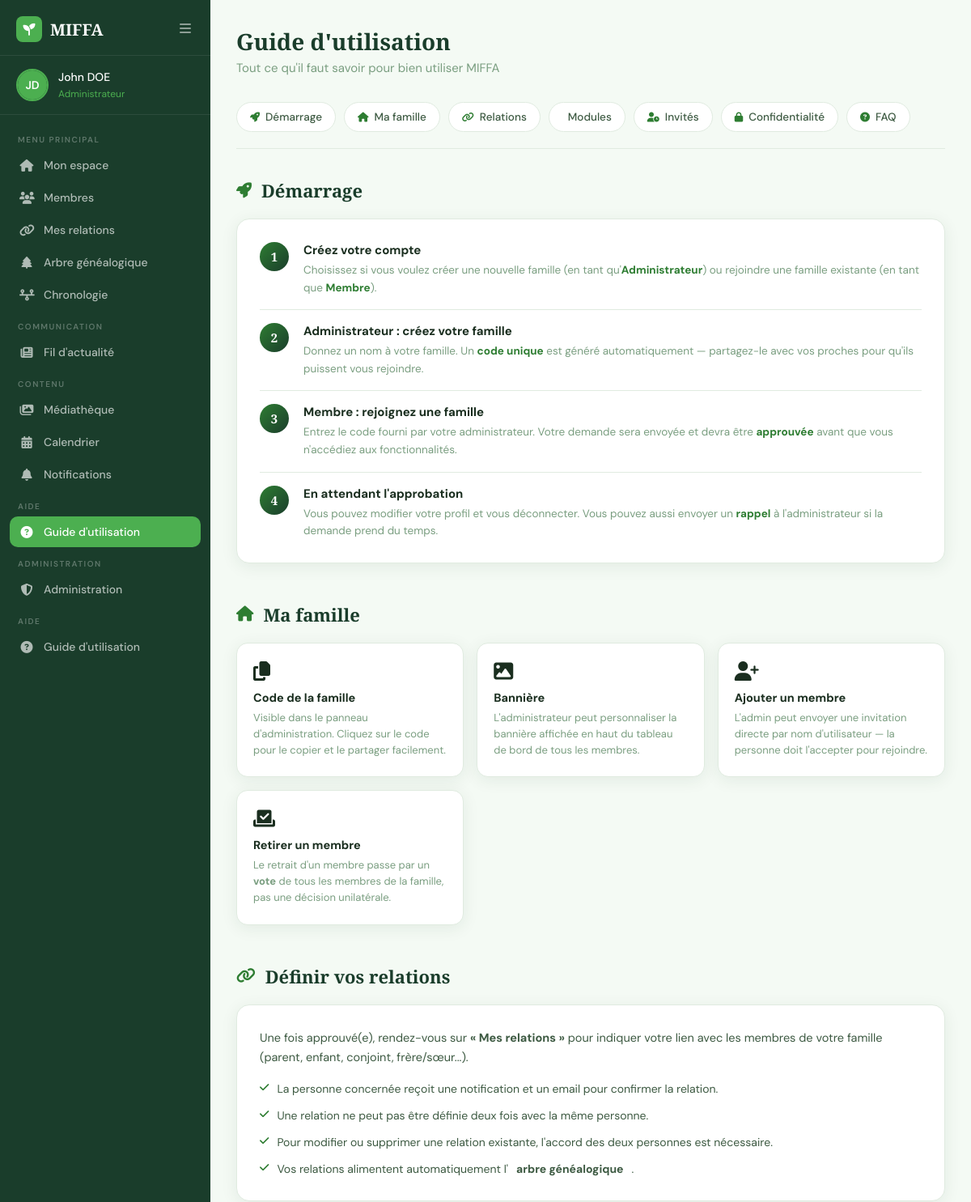
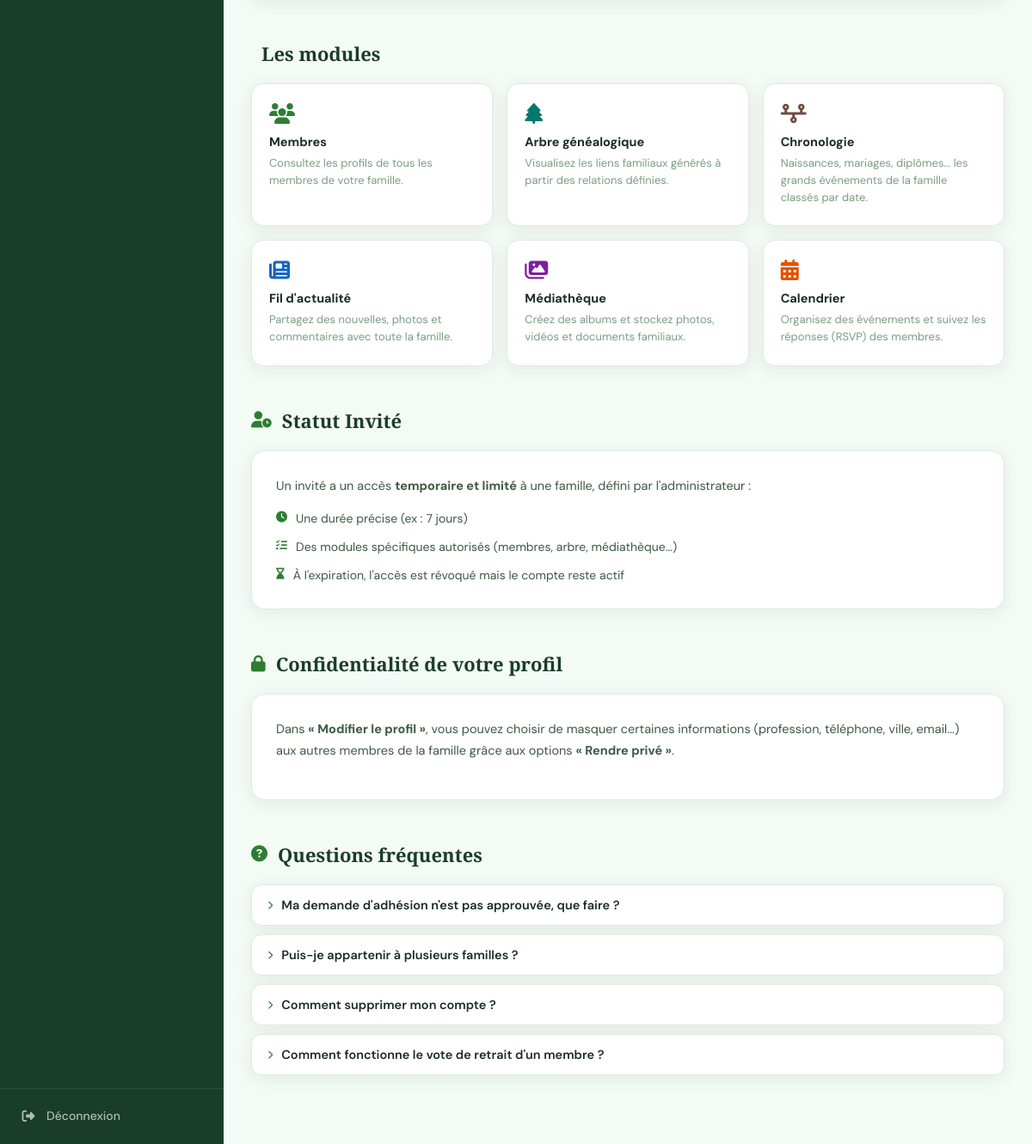
/accounts/guide/ (signed in), run on the app's committed database (2 pictures, top to bottom).
### accounts/models.py (models this page shows)
class User(AbstractUser):
    ROLE_CHOICES = (
        ('admin', 'Administrateur'),
        ('member', 'Membre'),
    )
    GENDER_CHOICES = (
        ('M', 'Homme'),
        ('F', 'Femme'),
    )
    email = models.EmailField(unique=True)
    first_name = models.CharField(max_length=150)
    last_name = models.CharField(max_length=150)
    role = models.CharField(max_length=20, choices=ROLE_CHOICES, default='member')
    photo = models.ImageField(upload_to='profiles/', null=True, blank=True)
    bio = models.TextField(blank=True)
    birth_date = models.DateField(default='2000-01-01')
    profession = models.CharField(max_length=150, blank=True)
    phone = models.CharField(max_length=20, blank=True)
    city = models.CharField(max_length=100, blank=True)
    gender = models.CharField(max_length=1, choices=GENDER_CHOICES)
    hide_email = models.BooleanField(default=False)
    hide_birth_date = models.BooleanField(default=False)
    hide_phone = models.BooleanField(default=False)
    hide_profession = models.BooleanField(default=False)
    hide_city = models.BooleanField(default=False)
    is_deceased = models.BooleanField(default=False)
    deceased_marked_by = models.ForeignKey(
        'self', on_delete=models.SET_NULL,
        null=True, blank=True,
        related_name='marked_deceased'
    )
    deceased_at = models.DateTimeField(null=True, blank=True)
    relation_to_family = models.CharField(max_length=100, blank=True, default='')
    family = models.ForeignKey(
        'Family',
        on_delete=models.SET_NULL,
        null=True, blank=True,
        related_name='members'
    )

### accounts/views.py (the view)
# urls.py: path('guide/', views.user_guide, name='user_guide'),
@login_required
def user_guide(request):
    return render(request, 'accounts/user_guide.html')

### accounts/templates/accounts/user_guide.html (shortened to what this page needs)
{% load static %}
<!DOCTYPE html>
<html lang="fr">
<head>
    <link rel="stylesheet" href="https://cdnjs.cloudflare.com/ajax/libs/font-awesome/6.5.0/css/all.min.css">
    <link rel="stylesheet" href="{% static 'global.css' %}">
    <link rel="stylesheet" href="{% static 'accounts/css/dashboard.css' %}">
    <link rel="stylesheet" href="{% static 'accounts/css/guide.css' %}">
</head>
<body>
<aside class="sidebar" id="sidebar">
    <div class="sidebar-header">
        <a href="{% url 'indexOfAccounts' %}" class="logo">
            <div class="logo-icon"><i class="fa-solid fa-seedling"></i></div>
            <span>MIFFA</span>
        </a>
        <button class="sidebar-toggle" onclick="toggleSidebar()">
            <i class="fa-solid fa-bars"></i>
        </button>
    </div>
    <div class="sidebar-user">
        <div class="user-avatar">
            {% if user.photo %}
            <img src="{{ user.photo.url }}" alt="{{ user.first_name }}">
            {% else %}
            <div class="avatar-placeholder">{{ user.first_name|first|upper }}{{ user.last_name|first|upper }}</div>
            {% endif %}
        </div>
        <div class="user-info">
            <span class="user-name">{{ user.first_name }} {{ user.last_name }}</span>
            <span class="user-role">{{ user.get_role_display }}</span>
        </div>
    </div>
    <nav class="sidebar-nav">
        <div class="nav-section-label">Menu principal</div>
        <a href="{% url 'dashboard' %}" class="nav-item">
            <i class="fa-solid fa-house"></i><span>Mon espace</span>
        </a>
        <a href="{% url 'members_list' %}" class="nav-item">
            <i class="fa-solid fa-users"></i><span>Membres</span>
        </a>
        <a href="{% url 'add_relation' %}" class="nav-item">
            <i class="fa-solid fa-link"></i><span>Mes relations</span>
        </a>
        <a href="{% url 'family_tree' %}" class="nav-item">
            <i class="fa-solid fa-tree"></i><span>Arbre généalogique</span>
        </a>
        <a href="{% url 'timeline_view' %}" class="nav-item">
            <i class="fa-solid fa-timeline"></i><span>Chronologie</span>
        </a>
        <div class="nav-section-label">Communication</div>
        <a href="{% url 'news_feed' %}" class="nav-item">
            <i class="fa-solid fa-newspaper"></i><span>Fil d'actualité</span>
        </a>
        <div class="nav-section-label">Contenu</div>
        <a href="{% url 'media_library' %}" class="nav-item">
            <i class="fa-solid fa-images"></i><span>Médiathèque</span>
        </a>
        <a href="{% url 'calendar_view' %}" class="nav-item">
            <i class="fa-solid fa-calendar-days"></i><span>Calendrier</span>
        </a>
        <a href="{% url 'notifications' %}" class="nav-item">
            <i class="fa-solid fa-bell"></i><span>Notifications</span>
        </a>
        <div class="nav-section-label">Aide</div>
        <a href="{% url 'user_guide' %}" class="nav-item active">
            <i class="fa-solid fa-circle-question"></i><span>Guide d'utilisation</span>
        </a>
        {% if user.role == 'admin' %}
        <div class="nav-section-label">Administration</div>
        <a href="{% url 'admin_panel' %}" class="nav-item">
            <i class="fa-solid fa-shield-halved"></i><span>Administration</span>
        </a>
        {% endif %}
        <div class="nav-section-label">Aide</div>
        <a href="{% url 'user_guide' %}" class="nav-item">
            <i class="fa-solid fa-circle-question"></i>
            <span>Guide d'utilisation</span>
        </a>
    </nav>
    <div class="sidebar-footer">
        <a href="{% url 'deconnexion' %}" class="nav-item logout">
            <i class="fa-solid fa-right-from-bracket"></i><span>Déconnexion</span>
        </a>
    </div>
</aside>
<main class="main-content">
    <div class="topbar">
        <div class="topbar-left">
            <h1>Guide d'utilisation</h1>
            <p>Tout ce qu'il faut savoir pour bien utiliser MIFFA</p>
        </div>
    </div>
    <div class="guide-toc">
        <a href="#demarrage"><i class="fa-solid fa-rocket"></i> Démarrage</a>
        <a href="#famille"><i class="fa-solid fa-house"></i> Ma famille</a>
        <a href="#relations"><i class="fa-solid fa-link"></i> Relations</a>
        <a href="#modules"> Modules</a>
        <a href="#invites"><i class="fa-solid fa-user-clock"></i> Invités</a>
        <a href="#confidentialite"><i class="fa-solid fa-lock"></i> Confidentialité</a>
        <a href="#faq"><i class="fa-solid fa-circle-question"></i> FAQ</a>
    </div>
    <section class="guide-section" id="demarrage">
        <h2><i class="fa-solid fa-rocket"></i> Démarrage</h2>
        <div class="guide-card">
            <div class="guide-step">
                <div class="step-num">1</div>
                <div>
                    <h4>Créez votre compte</h4>
                    <p>Choisissez si vous voulez créer une nouvelle famille (en tant qu'<strong>Administrateur</strong>)
                        ou rejoindre une famille existante (en tant que <strong>Membre</strong>).</p>
                </div>
            </div>
            <div class="guide-step">
                <div class="step-num">2</div>
                <div>
                    <h4>Administrateur : créez votre famille</h4>
                    <p>Donnez un nom à votre famille. Un <strong>code unique</strong> est généré automatiquement —
                        partagez-le avec vos proches pour qu'ils puissent vous rejoindre.</p>
                </div>
            </div>
            <div class="guide-step">
                <div class="step-num">3</div>
                <div>
                    <h4>Membre : rejoignez une famille</h4>
                    <p>Entrez le code fourni par votre administrateur. Votre demande sera envoyée et devra être <strong>approuvée</strong>
                        avant que vous n'accédiez aux fonctionnalités.</p>
                </div>
            </div>
            <div class="guide-step">
                <div class="step-num">4</div>
                <div>
                    <h4>En attendant l'approbation</h4>
                    <p>Vous pouvez modifier votre profil et vous déconnecter. Vous pouvez aussi envoyer un <strong>rappel</strong>
                        à l'administrateur si la demande prend du temps.</p>
                </div>
            </div>
        </div>
    </section>
    <section class="guide-section" id="famille">
        <h2><i class="fa-solid fa-house"></i> Ma famille</h2>
        <div class="guide-grid">
            <div class="guide-tile">
                <i class="fa-solid fa-copy"></i>
                <h4>Code de la famille</h4>
                <p>Visible dans le panneau d'administration. Cliquez sur le code pour le copier et le partager
                    facilement.</p>
            </div>
            <div class="guide-tile">
                <i class="fa-solid fa-image"></i>
                <h4>Bannière</h4>
                <p>L'administrateur peut personnaliser la bannière affichée en haut du tableau de bord de tous les
                    membres.</p>
            </div>
            <div class="guide-tile">
                <i class="fa-solid fa-user-plus"></i>
                <h4>Ajouter un membre</h4>
                <p>L'admin peut envoyer une invitation directe par nom d'utilisateur — la personne doit l'accepter pour
                    rejoindre.</p>
            </div>
            <div class="guide-tile">
                <i class="fa-solid fa-vote-yea"></i>
                <h4>Retirer un membre</h4>
                <p>Le retrait d'un membre passe par un <strong>vote</strong> de tous les membres de la famille, pas une
                    décision unilatérale.</p>
            </div>
        </div>
    </section>
    <section class="guide-section" id="relations">
        <h2><i class="fa-solid fa-link"></i> Définir vos relations</h2>
        <div class="guide-card">
            <p class="guide-text">
                Une fois approuvé(e), rendez-vous sur <strong>« Mes relations »</strong> pour indiquer votre lien
                avec les membres de votre famille (parent, enfant, conjoint, frère/sœur...).
            </p>
            <ul class="guide-list">
                <li><i class="fa-solid fa-check"></i> La personne concernée reçoit une notification et un email pour
                    confirmer la relation.
                </li>
                <li><i class="fa-solid fa-check"></i> Une relation ne peut pas être définie deux fois avec la même
                    personne.
                </li>
                <li><i class="fa-solid fa-check"></i> Pour modifier ou supprimer une relation existante, l'accord des
                    deux personnes est nécessaire.
                </li>
                <li><i class="fa-solid fa-check"></i> Vos relations alimentent automatiquement l'<strong>arbre
                    généalogique</strong>.
                </li>
            </ul>
        </div>
    </section>
    <section class="guide-section" id="modules">
        <h2> Les modules</h2>
        <div class="guide-grid">
            <div class="guide-tile">
                <i class="fa-solid fa-users" style="color:#2e7d32"></i>
                <h4>Membres</h4>
                <p>Consultez les profils de tous les membres de votre famille.</p>
            </div>
            <div class="guide-tile">
                <i class="fa-solid fa-tree" style="color:#00796b"></i>
                <h4>Arbre généalogique</h4>
                <p>Visualisez les liens familiaux générés à partir des relations définies.</p>
            </div>
            <div class="guide-tile">
                <i class="fa-solid fa-timeline" style="color:#6d4c41"></i>
                <h4>Chronologie</h4>
                <p>Naissances, mariages, diplômes... les grands événements de la famille classés par date.</p>
            </div>
            <div class="guide-tile">
                <i class="fa-solid fa-newspaper" style="color:#1565c0"></i>
                <h4>Fil d'actualité</h4>
                <p>Partagez des nouvelles, photos et commentaires avec toute la famille.</p>
            </div>
            <div class="guide-tile">
                <i class="fa-solid fa-images" style="color:#7b1fa2"></i>
                <h4>Médiathèque</h4>
                <p>Créez des albums et stockez photos, vidéos et documents familiaux.</p>
            </div>
            <div class="guide-tile">
                <i class="fa-solid fa-calendar-days" style="color:#e65100"></i>
                <h4>Calendrier</h4>
                <p>Organisez des événements et suivez les réponses (RSVP) des membres.</p>
            </div>
        </div>
    </section>
    <section class="guide-section" id="invites">
        <h2><i class="fa-solid fa-user-clock"></i> Statut Invité</h2>
        <div class="guide-card">
            <p class="guide-text">
                Un invité a un accès <strong>temporaire et limité</strong> à une famille, défini par l'administrateur :
            </p>
            <ul class="guide-list">
                <li><i class="fa-solid fa-clock"></i> Une durée précise (ex : 7 jours)</li>
                <li><i class="fa-solid fa-list-check"></i> Des modules spécifiques autorisés (membres, arbre,
                    médiathèque...)
                </li>
                <li><i class="fa-solid fa-hourglass-end"></i> À l'expiration, l'accès est révoqué mais le compte reste
                    actif
                </li>
            </ul>
        </div>
    </section>
    <section class="guide-section" id="confidentialite">
        <h2><i class="fa-solid fa-lock"></i> Confidentialité de votre profil</h2>
        <div class="guide-card">
            <p class="guide-text">
                Dans <strong>« Modifier le profil »</strong>, vous pouvez choisir de masquer certaines informations
                (profession, téléphone, ville, email...) aux autres membres de la famille grâce aux options
                <strong>« Rendre privé »</strong>.
            </p>
        </div>
    </section>
    <section class="guide-section" id="faq">
        <h2><i class="fa-solid fa-circle-question"></i> Questions fréquentes</h2>
        <div class="guide-faq">
            <details class="faq-item">
                <summary>Ma demande d'adhésion n'est pas approuvée, que faire ?</summary>
            </details>
            <details class="faq-item">
                <summary>Puis-je appartenir à plusieurs familles ?</summary>
            </details>
            <details class="faq-item">
                <summary>Comment supprimer mon compte ?</summary>
            </details>
            <details class="faq-item">
                <summary>Comment fonctionne le vote de retrait d'un membre ?</summary>
            </details>
        </div>
    </section>
</main>
</body>
</html>

### data on the page
User: first_name|first "J", last_name|first "D", first_name "John", last_name "DOE", role "Administrateur"
